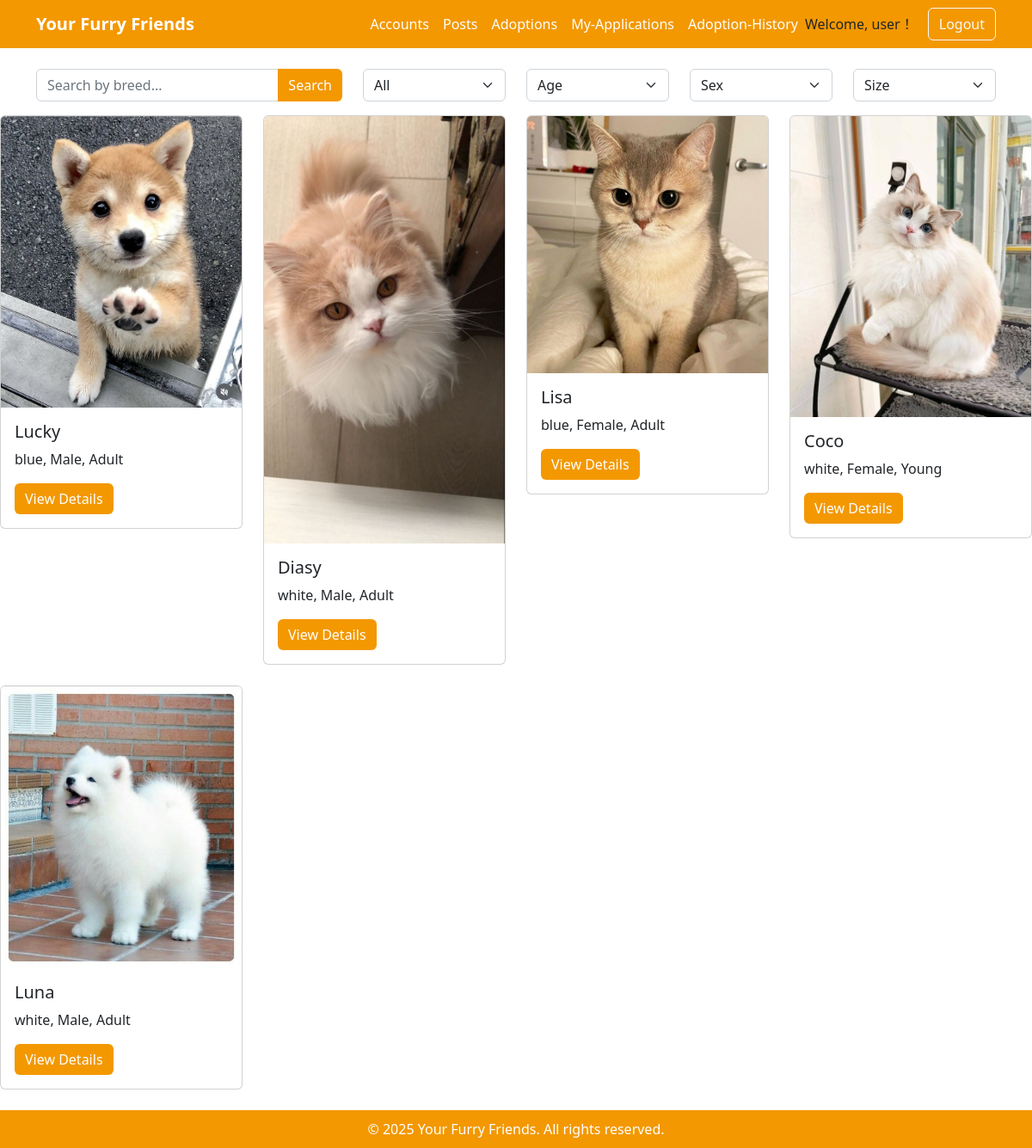
The app's page /adoptions/ (signed in), older data.
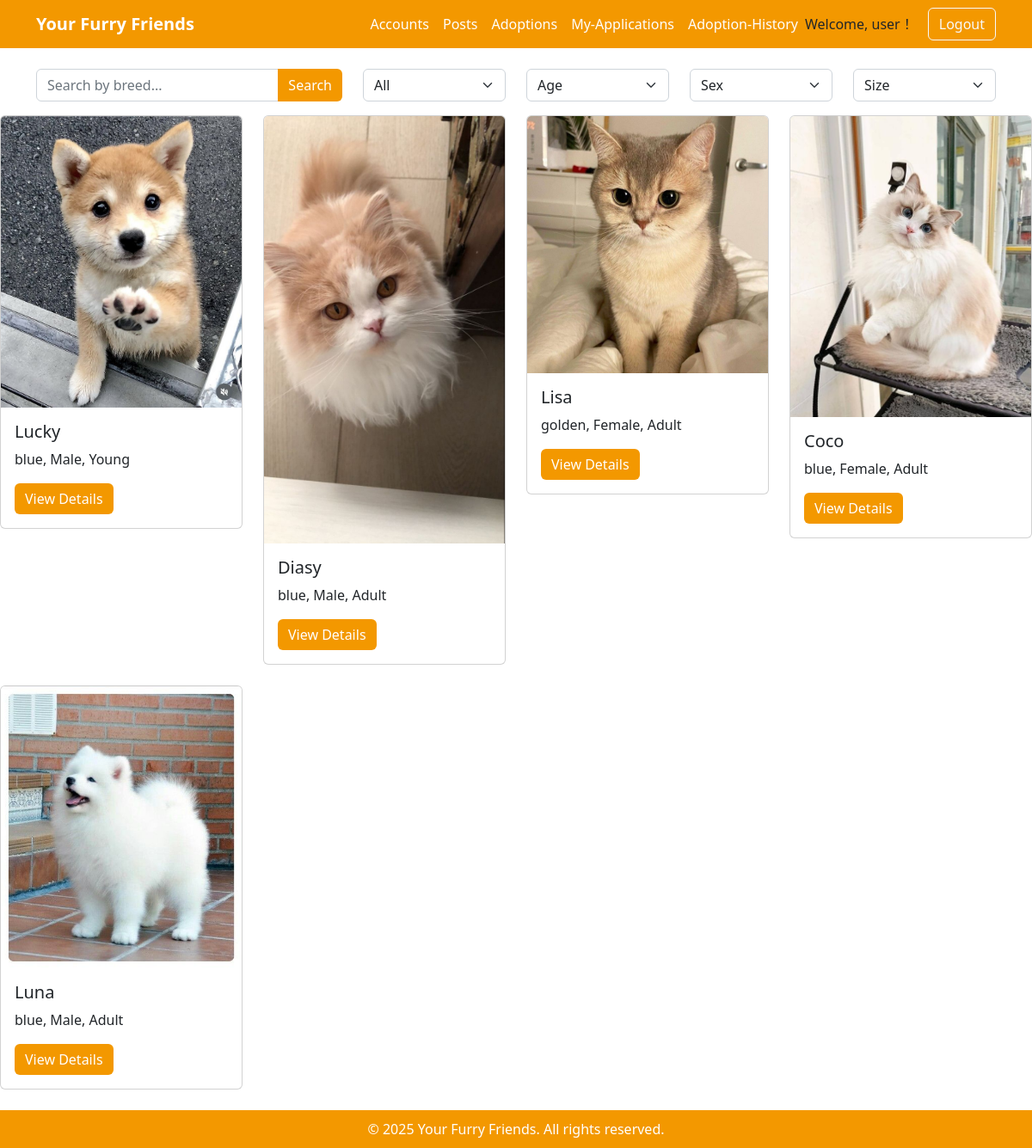
The same page, newer data.
### posts/models.py (models this page shows, shortened)
class Pet(models.Model):
    pet_id = models.AutoField(primary_key=True)
    name = models.CharField(max_length=100)
    sex = models.CharField(max_length=10, choices=[('Male', 'Male'), ('Female', 'Female')])
    age = models.CharField(max_length=10, choices=[('Young', 'Young'), ('Adult', 'Adult')])
    weight = models.FloatField()
    breed = models.CharField(max_length=100, blank=True, null=True)
    size = models.CharField(max_length=50, choices=[('Small', 'Small'), ('Medium', 'Medium'), ('Large', 'Large')])
    status = models.CharField(max_length=20, choices=[('Available', 'Available'), ('Adopted', 'Adopted')], default='Available')
    posted_by = models.ForeignKey(settings.AUTH_USER_MODEL, on_delete=models.CASCADE)  # 关联用户
    created_at = models.DateTimeField(auto_now_add=True)
    type = models.CharField(max_length=50, choices=[('Dog', 'Dog'), ('Cat', 'Cat')])

class PetImage(models.Model):
    pet_image_id = models.AutoField(primary_key=True)
    pet = models.ForeignKey(Pet, on_delete=models.CASCADE, related_name="images")
    pet_image = models.ImageField(upload_to='pet_images/', null=True, blank=True)

### adoptions/views.py (the view)
# urls.py: path('', views.available_pets, name='available_pets'),
@login_required
def available_pets(request):
    pets = Pet.objects.filter(status='Available').distinct()
    search_query = request.GET.get('q', '').strip()
    pet_type = request.GET.get('pet_type', '').strip()
    age_category = request.GET.get('age', '').strip()
    sex = request.GET.get('sex', '').strip()
    size = request.GET.get('size', '').strip()
    if search_query:
        pets = pets.filter(breed__icontains=search_query)
    if pet_type:
        pets = pets.filter(type__iexact=pet_type)
    if age_category:
        if age_category.lower() == 'young':
            pets = pets.filter(age='Young')
        elif age_category.lower() == 'adult':
            pets = pets.filter(age='Adult')
    if sex:
        pets = pets.filter(sex__iexact=sex)
    if size:
        pets = pets.filter(size__iexact=size)
    context = {'pets': pets}
    return render(request, 'adoptions/available_pets.html', context)

### templates/adoptions/available_pets.html (shortened to what this page needs)
{% extends 'adoptions/base.html' %}
{% load static %}
{% block content %}
<div class="container">
  <form method="get" action="{% url 'adoptions:available_pets' %}">
  <div class="row mt-4">
    <div class="col-md-4 mb-3">
      <div class="input-group">
        <input type="text" name="q" class="form-control" placeholder="Search by breed..." onchange="this.form.submit()">
        <button class="btn btn-orange" type="submit">Search</button>
      </div>
    </div>
    <div class="col-md-2 mb-3">
      <select class="form-select" name="pet_type" onchange="this.form.submit()">
          <option value="">All</option>
      </select>
    </div>
    <div class="col-md-2 mb-3">
      <select class="form-select" name="age" onchange="this.form.submit()">
        <option value="">Age</option>
      </select>
    </div>
    <div class="col-md-2 mb-3">
      <select class="form-select" name="sex" onchange="this.form.submit()">
        <option value="">Sex</option>
      </select>
    </div>
    <div class="col-md-2 mb-3">
      <select class="form-select" name="size" onchange="this.form.submit()">
        <option value="">Size</option>
      </select>
    </div>
  </div>
</form>
</div>
  <div class="row row-cols-1 row-cols-md-4 g-4">
    {% for pet in pets %}
      <div class="col">
        <div class="card">
          {% with pet.images.all|first as first_image %}
            {% if first_image %}
              <img src="{{ first_image.pet_image.url }}" class="card-img-top" alt="{{ pet.name }}">
            {% else %}
              <img src="{% static 'images/default_pet.jpg' %}" class="card-img-top" alt="{{ pet.name }}">
            {% endif %}
          {% endwith %}
          <div class="card-body">
            <h5 class="card-title">{{ pet.name }}</h5>
            <p class="card-text">
              {% if pet.breed %}{{ pet.breed }}, {% endif %} {{ pet.sex }}, {{ pet.age }}
            </p>
            <a href="{% url 'adoptions:pet_detail' pet_id=pet.pet_id %}" class="btn btn-orange">View Details</a>
          </div>
        </div>
      </div>
    {% endfor %}
</div>
{% endblock %}

Row changes from the older to the newer data that the page shows:
changed Pet "Lucky": age "Adult" → "Young"
changed Pet "Diasy": breed "white" → "blue"
changed Pet "Lisa": breed "blue" → "golden"
changed Pet "Coco": breed "white" → "blue"; age "Young" → "Adult"
changed Pet "Luna": breed "white" → "blue"
